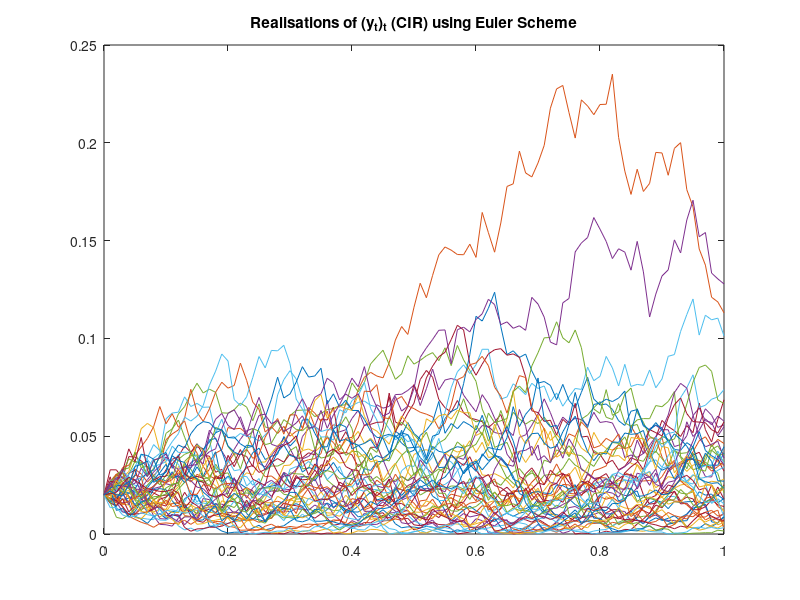

The MATLAB script that drew this image:
%% LECTURE 16 - Heston Model - Noé Debrois - 16/11/2024
% This code implements the sampling of CIR using Euler Scheme. We can see,
% if we zoom, non-zero probability to go below 0, whereas the theory says
% it's impossible : NUMERICAL ERROR (see the warning in the command line
% about "Imaginary Part". So we prevent it by a max(y, 0)...
%%%%%%%%%%%%%%%%%%%%%%%%%%%%%%%%%%%%%%%%%%%%%%%%%%%%%%%%%%%%%%%%%%%%%%%%%%%
clear; close all;
%
% t_i = i * dt, let's discretize the SDE from (y_t)_t :
% y_{i+1} = y_{i} + lambda * (eta - y_{i}) * dt + beta * sqrt(y_{i}) *
% sqrt(t) * Z, Z ~ N(0, 1) [EULER SCHEME].
%
%% Parameters :
y0 = 0.02;
beta = 0.3;
lambda = 1;
eta = 0.05;

if beta^2 - 2 * lambda * eta <= 0
    disp('Feller condition satisfied')
    % P(y_t = 0) = 0 & P(y_t < 0) = 0
else
    disp('Feller condition NOT satisfied')
    % P(y_t = 0) > 0 & P(y_t < 0) = 0
end

T = 1;
M = 100;
dt = T / M;
Nsim = 50; 
%
%% Sampling CIR using Euler Scheme :
y = zeros(Nsim, M + 1); 
y(:, 1) = y0; % Initial condition

for i=1:M
    y(:, i + 1) = y(:, i) + lambda * (eta - y(:, i)) * dt +...
        beta * sqrt(y(:, i)) * sqrt(dt) .* randn(Nsim, 1);
    y(:, i + 1) = max(y(:, i + 1), 0); % Prevent from falling below 0 !
end
%
%% Plot :
t = linspace(0, T, M + 1);
plot(t, y);
title("Realisations of (y_t)_t (CIR) using Euler Scheme")